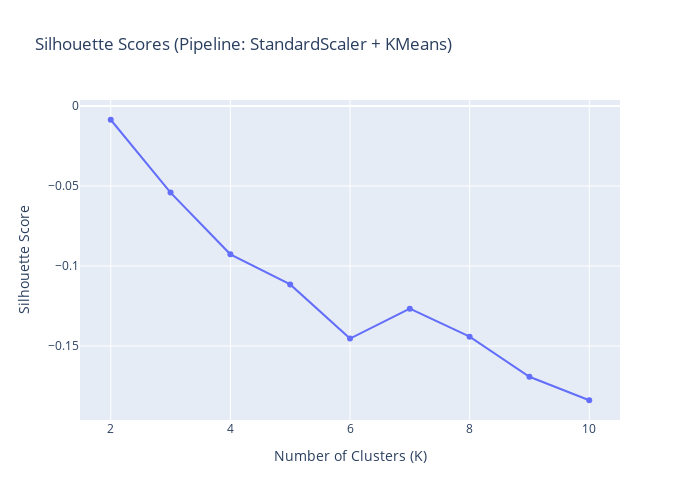

The notebook cell saved with this chart:
### Markdown cell above
k = 4 looks to be optimal based on elbow, look at sihouette score next

### Code cell
sil_scores = []
K_values_sil = list(range(2, 11))

for k in K_values_sil:
    pipe.set_params(kmeans__n_clusters=k)
    pipe.fit(X)

    labels = pipe["kmeans"].labels_

    sil = silhouette_score(X, labels)

    sil_scores.append(sil)


fig = px.line(
    x=K_values_sil,
    y=sil_scores,
    markers=True,
    title="Silhouette Scores (Pipeline: StandardScaler + KMeans)",
    labels={"x": "Number of Clusters (K)", "y": "Silhouette Score"}
)

fig.update_layout(height=500, width=700)
fig.show()

### Figure 1 — Plotly figure (JSON) as saved in the notebook; plotly's stock layout.template omitted (floating-point values rounded to 4 significant figures)
{"data": [{"hovertemplate": "Number of Clusters (K)=%{x}<br>Silhouette Score=%{y}<extra></extra>", "legendgroup": "", "line": {"color": "#636efa", "dash": "solid"}, "marker": {"symbol": "circle"}, "mode": "lines+markers", "name": "", "orientation": "v", "showlegend": false, "type": "scatter", "x": [2, 3, 4, 5, 6, 7, 8, 9, 10], "xaxis": "x", "y": [-0.008597, -0.05412, -0.0927, -0.1115, -0.1454, -0.1267, -0.1442, -0.1692, -0.1839], "yaxis": "y"}], "layout": {"height": 500, "legend": {"tracegroupgap": 0}, "title": {"text": "Silhouette Scores (Pipeline: StandardScaler + KMeans)"}, "width": 700, "xaxis": {"anchor": "y", "domain": [0, 1], "title": {"text": "Number of Clusters (K)"}}, "yaxis": {"anchor": "x", "domain": [0, 1], "title": {"text": "Silhouette Score"}}}}
